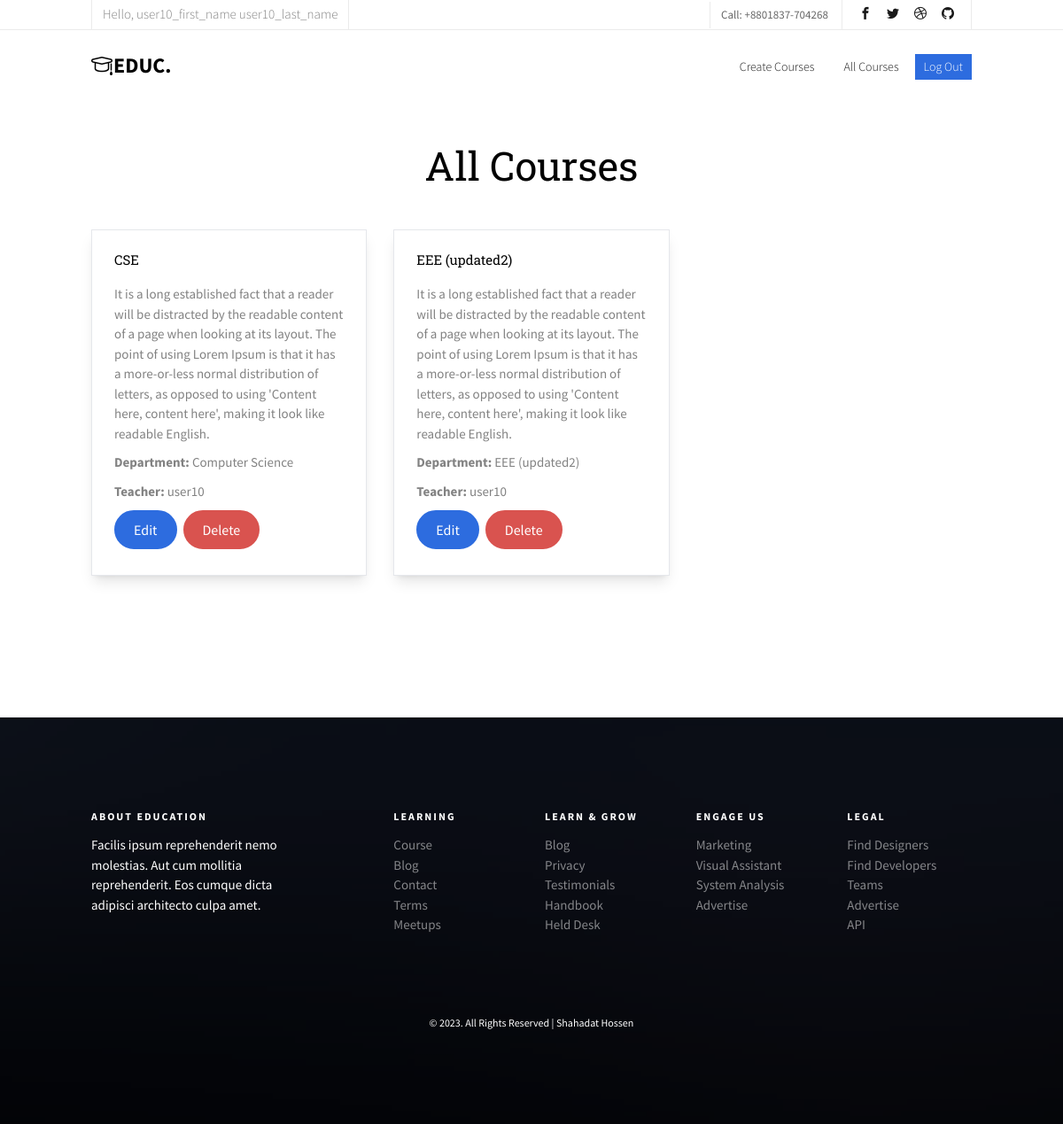
The app's page /courses/all/ (signed in) with its own data.
### courses/models.py (models this page shows, shortened)
class Course(models.Model):
    title = models.CharField(max_length=200)
    description = models.TextField()
    department = models.CharField(max_length=100)
    teacher = models.ForeignKey(User, on_delete=models.CASCADE)

### courses/views.py (the view)
# urls.py: path('all/', views.CourseListView.as_view(), name='courses'),
class CourseListView(ListView):
    model = Course
    template_name = 'all_courses.html'
    context_object_name = 'courses'
    def get_queryset(self):
        return Course.objects.filter(teacher=self.request.user)
    login_url = reverse_lazy('login')

### courses/templates/all_courses.html
{% extends 'base.html' %}
{% block body %}
<div class="container mt-[30px] md:mt-[50px] mb-[75px] md:mb-[150px]">
  <h1 class="text-center text-4xl md:text-7xl mb-[30px] md:mb-[50px]">All Courses</h1>
  <div class="row">
    {% for course in courses %}
    <div class="custom_design col-lg-4 col-md-6 col-sm-12 mb-4">
      <div class="border shadow-lg p-10">
        <div class="">
          <h2 class="mb-[20px]">{{ course.title }}</h2>
          <p class="mb-[10px]">{{ course.description }}</p>
          <p class="mb-[10px]"><strong>Department:</strong> {{ course.department }}</p>
          <p class="mb-[10px]"><strong>Teacher:</strong> {{ course.teacher.username }}</p>
          <a href="{% url 'course-update' course.pk %}" class="btn btn-primary btn-sm">Edit</a>
          <a href="{% url 'course-delete' course.id %}" class="btn btn-danger btn-sm">Delete</a>
        </div>
      </div>
    </div>
    {% empty %}
    <div class="empty-message">
      No courses are created yet!
    </div>
    {% endfor %}
  </div>
</div>
{% endblock %}

### templates/base.html (shortened to what this page needs)
<!DOCTYPE html>
{% load static %}
<html lang="en">
  <head>
    <script src="https://cdn.tailwindcss.com"></script>
    <link rel="stylesheet" href="{% static 'css/animate.css' %}" />
    <link rel="stylesheet" href="{% static 'css/icomoon.css' %}" />
    <link rel="stylesheet" href="{% static 'css/bootstrap.css' %}" />
    <link rel="stylesheet" href="{% static 'css/magnific-popup.css' %}" />
    <link rel="stylesheet" href="{% static 'css/owl.carousel.min.css' %}" />
    <link
      rel="stylesheet"
      href="{% static 'css/owl.theme.default.min.css' %}"
    />
    <link rel="stylesheet" href="{% static 'css/flexslider.css' %}" />
    <link rel="stylesheet" href="{% static 'css/pricing.css' %}" />
    <link rel="stylesheet" href="{% static 'css/style.css' %}" />
  </head>
  <body>
    <div id="page">
      <nav class="fh5co-nav" role="navigation">
        <div class="top">
          <div class="container">
            <div class="row">
              <div class="col-xs-12 text-right">
                <p class="site">Hello, {{user.get_full_name}}</p>
                <p class="num">Call: +8801837-704268</p>
                <ul class="fh5co-social">
                  <li>
                    <a href="#"><i class="icon-facebook2"></i></a>
                  </li>
                  <li>
                    <a href="#"><i class="icon-twitter2"></i></a>
                  </li>
                  <li>
                    <a href="#"><i class="icon-dribbble2"></i></a>
                  </li>
                  <li>
                    <a href="#"><i class="icon-github"></i></a>
                  </li>
                </ul>
              </div>
            </div>
          </div>
        </div>
        <div class="top-menu">
          <div class="container">
            <div class="row">
              <div class="col-xs-2">
                {% if user.is_authenticated %}
                {% if user.account.user_type == 'Teacher' %}
                  <div id="fh5co-logo">
                    <a href="{% url 'courses' %}">
                      <i class="icon-study"></i>Educ<span>.</span>
                    </a>
                  </div>
                {% else %}
                  <div id="fh5co-logo">
                    <a href="{% url 'all_courses_student_panel' %}">
                      <i class="icon-study"></i>Educ<span>.</span>
                    </a>
                  </div>
                {% endif %}
              {% else %}
                <div id="fh5co-logo">
                  <a href="{% url 'home' %}">
                    <i class="icon-study"></i>Educ<span>.</span>
                  </a>
                </div>
              {% endif %}
              </div>
              <div class="col-xs-10 text-right menu-1">
                <ul>
                  {% if user.is_authenticated %}
                    {% if user.account.user_type == 'Teacher' %}
                      <li><a href="{% url 'creation' %}">Create Courses</a></li>
                      <li><a href="{% url 'courses' %}">All Courses</a></li>
                    {% elif user.account.user_type == 'Student' %}
                      <li><a href="{% url 'dashboard' %}">Home</a></li>
                      <li><a href="{% url 'teacher' %}">Teacher</a></li>
                      <li><a href="{% url 'all_courses_student_panel' %}">All Courses</a></li>
                    {% endif %}
                    <li class="btn-cta">
                      <a href="{% url 'logout' %}"><span>Log Out</span></a>
                    </li>
                {% endif %}
                </ul>
              </div>
            </div>
          </div>
        </div>
      </nav>
      {% block body %} {% endblock %}
      <footer
        id="fh5co-footer"
        role="contentinfo"
        style="background-image: url(images/img_bg_4.jpg)"
      >
        <div class="overlay"></div>
        <div class="container">
          <div class="row row-pb-md">
            <div class="col-md-3 fh5co-widget">
              <h3>About Education</h3>
              <p>
                Facilis ipsum reprehenderit nemo molestias. Aut cum mollitia
                reprehenderit. Eos cumque dicta adipisci architecto culpa amet.
              </p>
            </div>
            <div class="col-md-2 col-sm-4 col-xs-6 col-md-push-1 fh5co-widget">
              <h3>Learning</h3>
              <ul class="fh5co-footer-links">
                <li><a href="#">Course</a></li>
                <li><a href="#">Blog</a></li>
                <li><a href="#">Contact</a></li>
                <li><a href="#">Terms</a></li>
                <li><a href="#">Meetups</a></li>
              </ul>
            </div>
            <div class="col-md-2 col-sm-4 col-xs-6 col-md-push-1 fh5co-widget">
              <h3>Learn &amp; Grow</h3>
              <ul class="fh5co-footer-links">
                <li><a href="#">Blog</a></li>
                <li><a href="#">Privacy</a></li>
                <li><a href="#">Testimonials</a></li>
                <li><a href="#">Handbook</a></li>
                <li><a href="#">Held Desk</a></li>
              </ul>
            </div>
            <div class="col-md-2 col-sm-4 col-xs-6 col-md-push-1 fh5co-widget">
              <h3>Engage us</h3>
              <ul class="fh5co-footer-links">
                <li><a href="#">Marketing</a></li>
                <li><a href="#">Visual Assistant</a></li>
                <li><a href="#">System Analysis</a></li>
                <li><a href="#">Advertise</a></li>
              </ul>
            </div>
            <div class="col-md-2 col-sm-4 col-xs-6 col-md-push-1 fh5co-widget">
              <h3>Legal</h3>
              <ul class="fh5co-footer-links">
                <li><a href="#">Find Designers</a></li>
                <li><a href="#">Find Developers</a></li>
                <li><a href="#">Teams</a></li>
                <li><a href="#">Advertise</a></li>
                <li><a href="#">API</a></li>
              </ul>
            </div>
          </div>
          <div class="row copyright">
            <div class="col-md-12 text-center">
              <p>
                <small class="block">© 2023. All Rights Reserved | Shahadat Hossen</small>
              </p>
            </div>
          </div>
        </div>
      </footer>
    </div>
  </body>
</html>

### static/css/icomoon.css (style rules this page uses)
[class^="icon-"], [class*=" icon-"] { font-family: 'icomoon' !important; speak: none; font-style: normal; font-weight: normal; font-variant: normal; text-transform: none; line-height: 1; -webkit-font-smoothing: antialiased; -moz-osx-font-smoothing: grayscale; }
.icon-study:before { content: "\e924"; }
.icon-facebook2:before { content: "\eac0"; }
.icon-twitter2:before { content: "\eac6"; }
.icon-dribbble2:before { content: "\ead7"; }
.icon-github:before { content: "\eae0"; }

### records on screen
Course: title "CSE", description "It is a long established fact that a reader will be distracted by the readable content of a page when looking at its layout. The point of using Lorem Ipsum is that it has a more-or-less normal distribution of letters, as opposed to using 'Content here, content here', making it look like readable English.", department "Computer Science", teacher.username "user10"
Course: title "EEE (updated2)", description "It is a long established fact that a reader will be distracted by the readable content of a page when looking at its layout. The point of using Lorem Ipsum is that it has a more-or-less normal distribution of letters, as opposed to using 'Content here, content here', making it look like readable English.", department "EEE (updated2)", teacher.username "user10"

### other values on screen
{{ user.get_full_name }} "user10_first_name user10_last_name"
